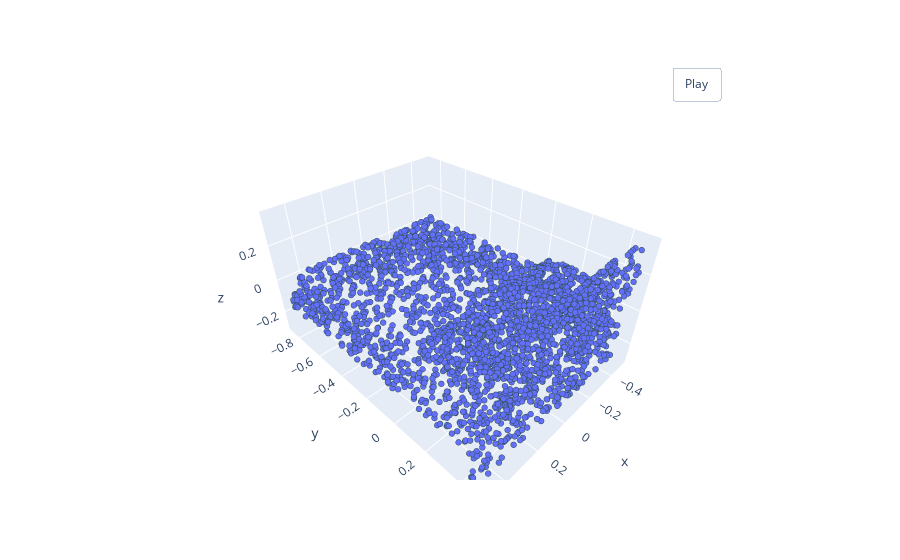

Write notebook code for a chart like this one.
### Code cell
pcshow(*norm_pointcloud.T)

### Figure 1 — Plotly figure (JSON) as saved in the notebook; plotly's stock layout.template omitted (floating-point values rounded to 4 significant figures; data arrays with more than 128 entries replaced by an {"elided": "..."} marker saying what was removed)
{"data": [{"marker": {"line": {"color": "DarkSlateGrey", "width": 2}, "size": 2}, "mode": "markers", "type": "scatter3d", "x": {"elided": "3000 float values"}, "y": {"elided": "3000 float values"}, "z": {"elided": "3000 float values"}}], "layout": {"updatemenus": [{"buttons": [{"args": [null, {"frame": {"duration": 50, "redraw": true}, "fromcurrent": true, "mode": "immediate", "transition": {"duration": 0}}], "label": "Play", "method": "animate"}], "pad": {"r": 10, "t": 45}, "showactive": false, "type": "buttons", "x": 0.8, "xanchor": "left", "y": 1, "yanchor": "bottom"}]}}
